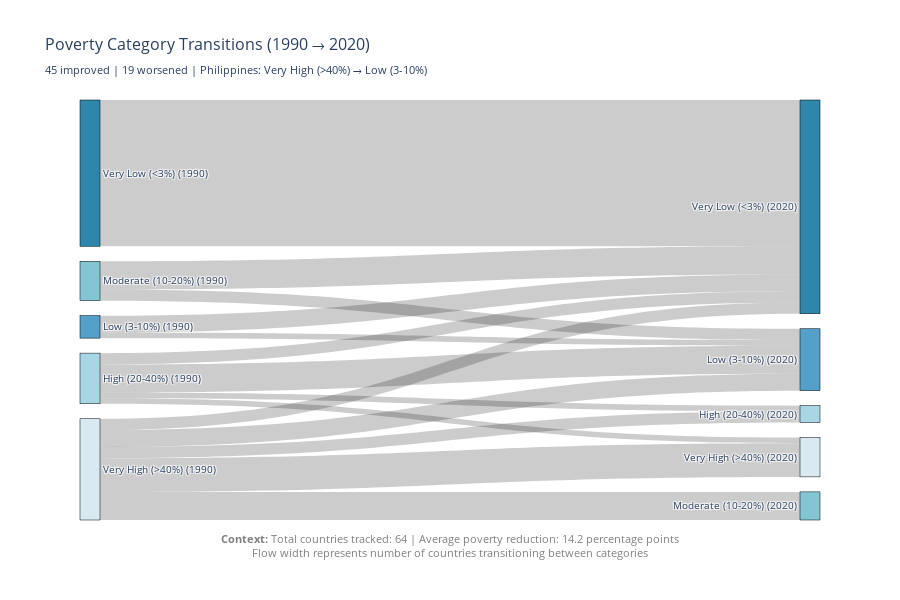

This figure's notebook cell:
### Markdown cell above
### Visualization 5: Interactive Philippines Deep-Dive Dashboard

### Code cell
# VISUALIZATION 7: Sankey Diagram - Poverty Transitions with Context
print("Creating Sankey diagram for poverty transitions...")

def categorize_poverty(rate):
    if pd.isna(rate):
        return None
    elif rate < 3:
        return 'Very Low (<3%)'
    elif rate < 10:
        return 'Low (3-10%)'
    elif rate < 20:
        return 'Moderate (10-20%)'
    elif rate < 40:
        return 'High (20-40%)'
    else:
        return 'Very High (>40%)'

# Get poverty data for 1990 and 2020
poverty_1990 = df_clean[df_clean['year'].between(1988, 1992)].groupby('country')['poverty_headcount'].mean()
poverty_2020 = df_clean[df_clean['year'].between(2018, 2023)].groupby('country')['poverty_headcount'].mean()

# Find common countries
common_countries = list(set(poverty_1990.index) & set(poverty_2020.index))

# Create transitions dataframe
transitions = pd.DataFrame({
    'country': common_countries,
    'poverty_1990': [poverty_1990[c] for c in common_countries],
    'poverty_2020': [poverty_2020[c] for c in common_countries]
})

transitions['category_1990'] = transitions['poverty_1990'].apply(categorize_poverty)
transitions['category_2020'] = transitions['poverty_2020'].apply(categorize_poverty)
transitions = transitions.dropna()

# Check Philippines status for highlighting
phl_in_data = 'Philippines' in transitions['country'].values
if phl_in_data:
    phl_row = transitions[transitions['country'] == 'Philippines'].iloc[0]
    phl_context = f"Philippines: {phl_row['category_1990']} → {phl_row['category_2020']}"
else:
    phl_context = "Philippines: No data for this period"

transition_counts = transitions.groupby(['category_1990', 'category_2020']).size().reset_index(name='count')

if len(transition_counts) > 0:
    categories = ['Very Low (<3%)', 'Low (3-10%)', 'Moderate (10-20%)', 'High (20-40%)', 'Very High (>40%)']
    
    source_nodes = [f"{cat} (1990)" for cat in categories]
    target_nodes = [f"{cat} (2020)" for cat in categories]
    all_nodes = source_nodes + target_nodes
    
    # Create node mapping
    node_map = {node: idx for idx, node in enumerate(all_nodes)}
    
    # Prepare source, target, value lists
    sources = []
    targets = []
    values = []
    
    for _, row in transition_counts.iterrows():
        source_label = f"{row['category_1990']} (1990)"
        target_label = f"{row['category_2020']} (2020)"
        
        if source_label in node_map and target_label in node_map:
            sources.append(node_map[source_label])
            targets.append(node_map[target_label])
            values.append(row['count'])
    
    # Calculate statistics
    improved_count = (transitions['poverty_2020'] < transitions['poverty_1990']).sum()
    worsened_count = (transitions['poverty_2020'] > transitions['poverty_1990']).sum()
    avg_reduction = (transitions['poverty_1990'].mean() - transitions['poverty_2020'].mean())
    
    # Create Sankey diagram
    fig = go.Figure(data=[go.Sankey(
        node=dict(
            pad=15,
            thickness=20,
            line=dict(color='black', width=0.5),
            label=all_nodes,
            color=['#2E86AB', '#54A0C8', '#83C5D3', '#A9D6E5', '#D9E9F1',
                   '#2E86AB', '#54A0C8', '#83C5D3', '#A9D6E5', '#D9E9F1']
        ),
        link=dict(
            source=sources,
            target=targets,
            value=values,
            color='rgba(0,0,0,0.2)'
        )
    )])
    
    fig.update_layout(
        title_text=f"Poverty Category Transitions (1990 → 2020)<br><sub>{improved_count} improved | {worsened_count} worsened | {phl_context}</sub>",
        title_font_size=16,
        height=600,
        font_size=10,
        annotations=[
            dict(
                text=f"<b>Context:</b> Total countries tracked: {len(transitions)} | "
                     f"Average poverty reduction: {avg_reduction:.1f} percentage points<br>"
                     f"Flow width represents number of countries transitioning between categories",
                x=0.5,
                y=-0.1,
                xref='paper',
                yref='paper',
                showarrow=False,
                font=dict(size=11, color='gray'),
                align='center'
            )
        ]
    )
    
    fig.write_html(FIGURES_DIR / 'viz_07_sankey.html')
    fig.show()
    
    print(f"✓ Sankey diagram created with {len(transitions)} countries")
    print(f"  Countries that improved: {improved_count}")
    print(f"  Countries that worsened: {worsened_count}")
    print(f"  Average poverty reduction: {avg_reduction:.1f} percentage points")
else:
    print("⚠ Not enough data for Sankey diagram")

### Figure 1 — Plotly figure (JSON) as saved in the notebook; plotly's stock layout.template omitted (floating-point values rounded to 4 significant figures)
{"data": [{"link": {"color": "rgba(0,0,0,0.2)", "source": [3, 3, 3, 3, 1, 1, 2, 2, 4, 4, 4, 4, 4, 0], "target": [8, 6, 9, 5, 6, 5, 6, 5, 8, 6, 7, 9, 5, 5], "value": [1, 5, 1, 2, 1, 3, 2, 5, 2, 3, 5, 6, 2, 26]}, "node": {"color": ["#2E86AB", "#54A0C8", "#83C5D3", "#A9D6E5", "#D9E9F1", "#2E86AB", "#54A0C8", "#83C5D3", "#A9D6E5", "#D9E9F1"], "label": ["Very Low (<3%) (1990)", "Low (3-10%) (1990)", "Moderate (10-20%) (1990)", "High (20-40%) (1990)", "Very High (>40%) (1990)", "Very Low (<3%) (2020)", "Low (3-10%) (2020)", "Moderate (10-20%) (2020)", "High (20-40%) (2020)", "Very High (>40%) (2020)"], "line": {"color": "black", "width": 0.5}, "pad": 15, "thickness": 20}, "type": "sankey"}], "layout": {"annotations": [{"align": "center", "font": {"color": "gray", "size": 11}, "showarrow": false, "text": "<b>Context:</b> Total countries tracked: 64 | Average poverty reduction: 14.2 percentage points<br>Flow width represents number of countries transitioning between categories", "x": 0.5, "xref": "paper", "y": -0.1, "yref": "paper"}], "font": {"size": 10}, "height": 600, "title": {"font": {"size": 16}, "text": "Poverty Category Transitions (1990 → 2020)<br><sub>45 improved | 19 worsened | Philippines: Very High (>40%) → Low (3-10%)</sub>"}}}
